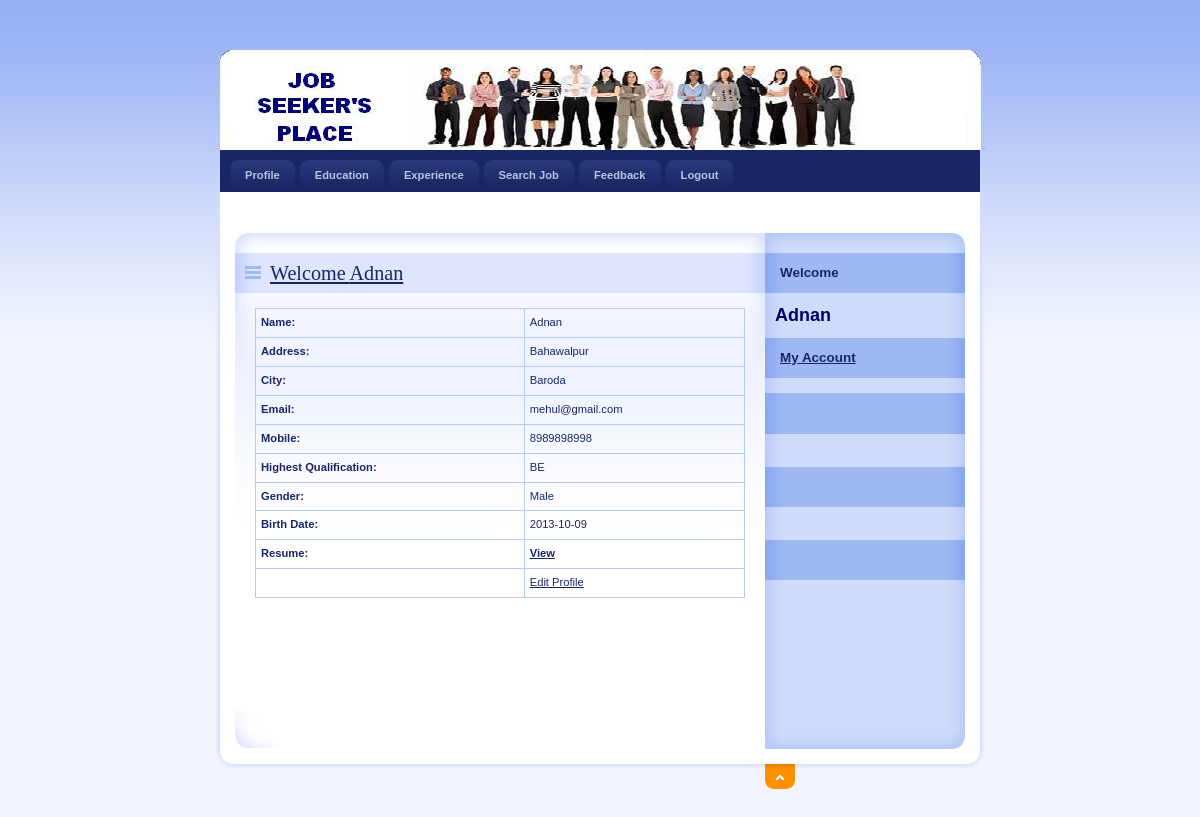
The app's page /JobSeeker/Profile.php (signed in) with its own data.
### tables this page shows
CREATE TABLE `jobseeker_reg` (
  `JobSeekId` int(11) NOT NULL,
  `JobSeekerName` varchar(20) NOT NULL,
  `Address` varchar(100) NOT NULL,
  `City` varchar(20) NOT NULL,
  `Email` varchar(40) NOT NULL,
  `Mobile` bigint(20) NOT NULL,
  `Qualification` varchar(20) NOT NULL,
  `Gender` varchar(10) NOT NULL,
  `BirthDate` date NOT NULL,
  `Resume` varchar(200) NOT NULL,
  `Status` varchar(10) NOT NULL,
  `UserName` varchar(20) NOT NULL,
  `Password` varchar(20) NOT NULL,
  `Question` varchar(100) NOT NULL,
  `Answer` varchar(50) NOT NULL
);

### JobSeeker/Profile.php (the view, shortened to what this page needs)
<!DOCTYPE html PUBLIC "-//W3C//DTD XHTML 1.0 Strict//EN" "http://www.w3.org/TR/xhtml1/DTD/xhtml1-strict.dtd">
<html xmlns="http://www.w3.org/1999/xhtml" xml:lang="cs" lang="cs">
<head>
    <link rel="stylesheet" media="screen,projection" type="text/css" href="./css/main.css" />
    <link rel="stylesheet" media="print" type="text/css" href="./css/print.css" />
    <link rel="stylesheet" media="aural" type="text/css" href="./css/aural.css" />
</head>
<body id="www-url-cz">
<div id="main" class="box">
<?php
include "Header.php"
?>
<?php
include "menu.php"
?>
    <div id="page" class="box">
    <div id="page-in" class="box">
        <div id="strip" class="box noprint">
            <p id="breadcrumbs">&nbsp;</p>
        </div>
        <div id="content">
            <div class="article">
                <h2><span><a href="#">Welcome <?php echo $_SESSION['Name'];?></a></span></h2>
<?php
$ID=$_SESSION['ID'];
$con = mysqli_connect("localhost","root", "");
mysqli_select_db($con,"job");
$sql = "select * from JobSeeker_Reg where JobSeekId='".$ID."'  ";
$result = mysqli_query($con,$sql);
$row = mysqli_fetch_array($result)
?>
                <table width="100%" border="1" cellspacing="2" cellpadding="2">
                  <tr>
                    <td><strong>Name:</strong></td>
                    <td><?php echo $row['JobSeekerName'];?></td>
                  </tr>
                  <tr>
                    <td><strong>Address:</strong></td>
                    <td><?php echo $row['Address'];?></td>
                  </tr>
                  <tr>
                    <td><strong>City:</strong></td>
                    <td><?php echo $row['City'];?></td>
                  </tr>
                  <tr>
                    <td><strong>Email:</strong></td>
                    <td><?php echo $row['Email'];?></td>
                  </tr>
                  <tr>
                    <td><strong>Mobile:</strong></td>
                    <td><?php echo $row['Mobile'];?></td>
                  </tr>
                  <tr>
                    <td><strong>Highest Qualification:</strong></td>
                    <td><?php echo $row['Qualification'];?></td>
                  </tr>
                  <tr>
                    <td><strong>Gender:</strong></td>
                    <td><?php echo $row['Gender'];?></td>
                  </tr>
                  <tr>
                    <td><strong>Birth Date:</strong></td>
                    <td><?php echo $row['BirthDate'];?></td>
                  </tr>
                  <tr>
                    <td><strong>Resume:</strong></td>
                    <td><a href="../upload/<?php echo $row['Resume'];?>" target="_blank"><strong>View</strong></a></td>
                  </tr>
                  <tr>
                    <td>&nbsp;</td>
                    <td><a href="EditProfile.php?JobSeekId=<?php echo $row['JobSeekId']; ?>">Edit Profile</a></td>
                  </tr>
                </table>
              <p>&nbsp;</p>
                <p class="btn-more box noprint">&nbsp;</p>
          </div>
        </div>
<?php
include "right.php"
?>
    </div>
    </div>
<?php
include "footer.php"
?>
</div>
</body>
</html>

### JobSeeker/css/main.css (style rules this page uses)
* { min-height:1px; }
body { border:0; margin:0; padding:0; background:#F2F5FE url("../design/bg.gif") 0 0 repeat-x; font:70%/160% "verdana",sans-serif; color:#192666; _text-align:center; }
a { color:#192666; }
p { border:0; margin:15px 0; padding:0; }
div { display:block; border:0; margin:0; padding:0; }
h1, h2, h3, h4, h5 { border:0; margin:15px 0 10px 0; padding:0; font-weight:bold; }
h2 { font-size:180%; line-height:100%; font-family:"georgia",serif; font-weight:normal; }
table { display:table; border-collapse:collapse; margin:15px 0; padding:0; border:1px solid #B7CAF6; font-size:100%; }
tr { display:table-row; }
th, td { display: table-cell; border:1px solid #B7CAF6; margin:0; padding:5px; vertical-align:top; text-align:left; }
a, img, span { border:0; margin:0; padding:0; }
strong, .strong { font-weight:bold; }
.box { min-height:1px; _height:1px; }
.box:after { content:"."; display:block; line-height:0px; font-size:0px; visibility:hidden; clear:both; }
#main { width:770px; margin:50px auto 0 auto; _text-align:left; }
#page { width:770px; min-height:1px; background:#FFF url("../design/bg_page.gif") 0 0 repeat-y; _height:1px; }
#page-in { min-height:1px; padding:10px 0; background:url("../design/bg_page_in.jpg") 0 0 no-repeat; _height:1px; }
#strip { position:relative; clear:both; padding:3px 20px 10px 20px; color:#6182D1; }
#strip p { margin:0; }
#strip #breadcrumbs { width:520px; margin:0; padding:0; }
#content { float:left; width:530px; _width:550px; margin:0; padding:0 0 0 20px; }
#content .article { margin:0; padding:20px; background:url("../design/content_article_bg.jpg") 0 0 no-repeat; }
#content .article h2 { margin:0 -20px; padding:10px; background:#DEE5FD url("../design/content_title_bg.gif") 0 0 repeat-y; color:#192666; }
#content .article h2 span { background:url("../design/ico_list.gif") 0 50% no-repeat; padding-left:25px; }
#content .article p { text-align:justify; }
#content .btn-more { margin:0 0 15px 0; padding:0; border:0; position:relative; }

### JobSeeker/css/print.css (style rules this page uses)
body { border:0; margin:0; padding:0; font-size:12pt }
a { color:#000; text-decoration:none; }
h1, h2, h3 { page-break-after:avoid; page-break-inside:avoid; }
table { border-collapse: collapse; border-width:1px; border-style:solid; }
th, td { display:table-cell; border-width:1px; border-style:solid; }
.noprint { display:none; }

### JobSeeker/css/aural.css (style rules this page uses)
body { voice-family:paul,male; volume:loud; speech-rate:slow; richness:90; stress:20; }
h1, h2, h3, h4, h5 { cue-before:url("ping.au"); }
p, table { pause:50ms; }
strong { pitch:medium; pitch-range:60; stress:90; richness:90; }

### records on screen
jobseeker_reg: JobSeekerName "Adnan", Address "Bahawalpur", City "Baroda", Email "mehul@gmail.com", Mobile "8989898998", Qualification "BE", Gender "Male", BirthDate "2013-10-09"

### other values on screen
$_SESSION['Name'] "Adnan"
